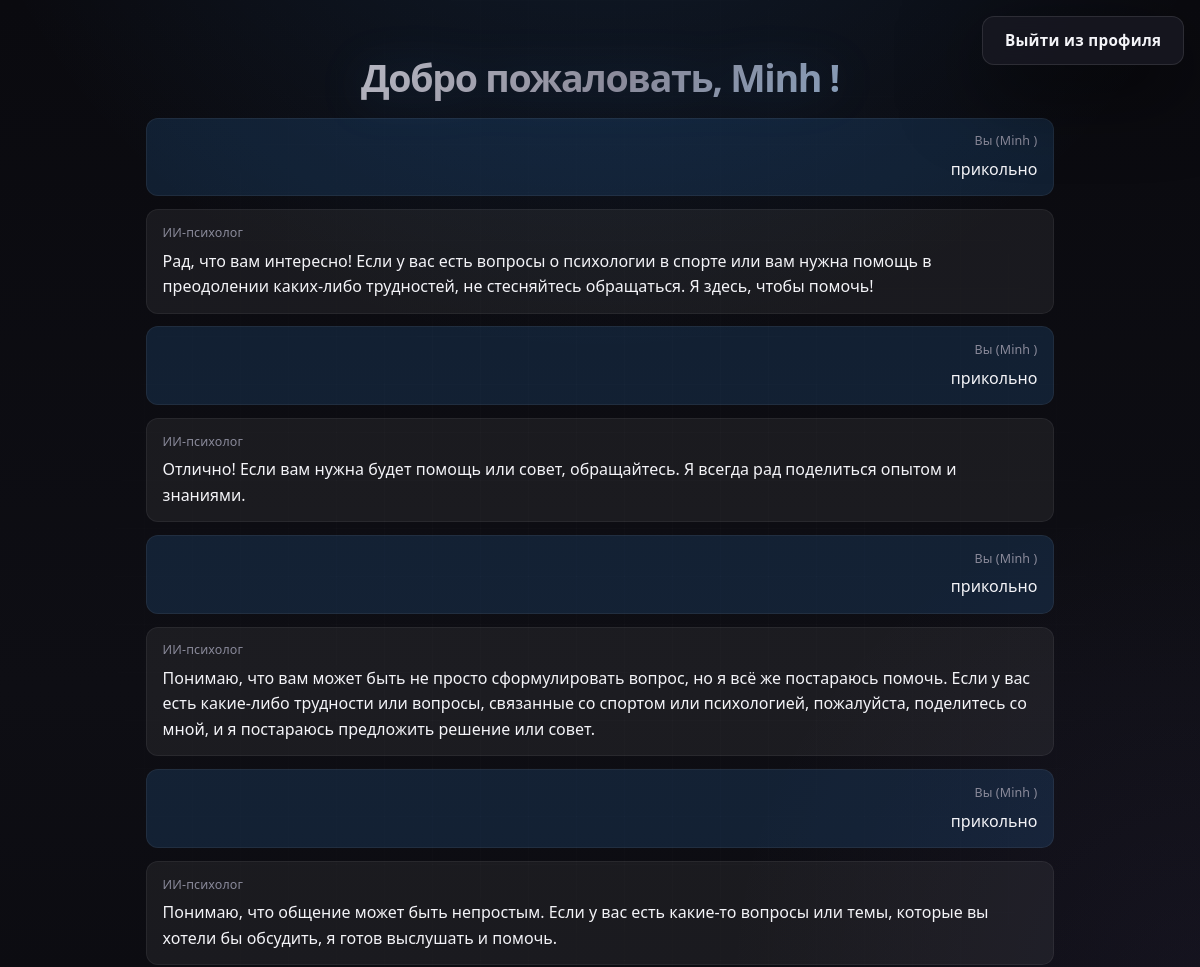
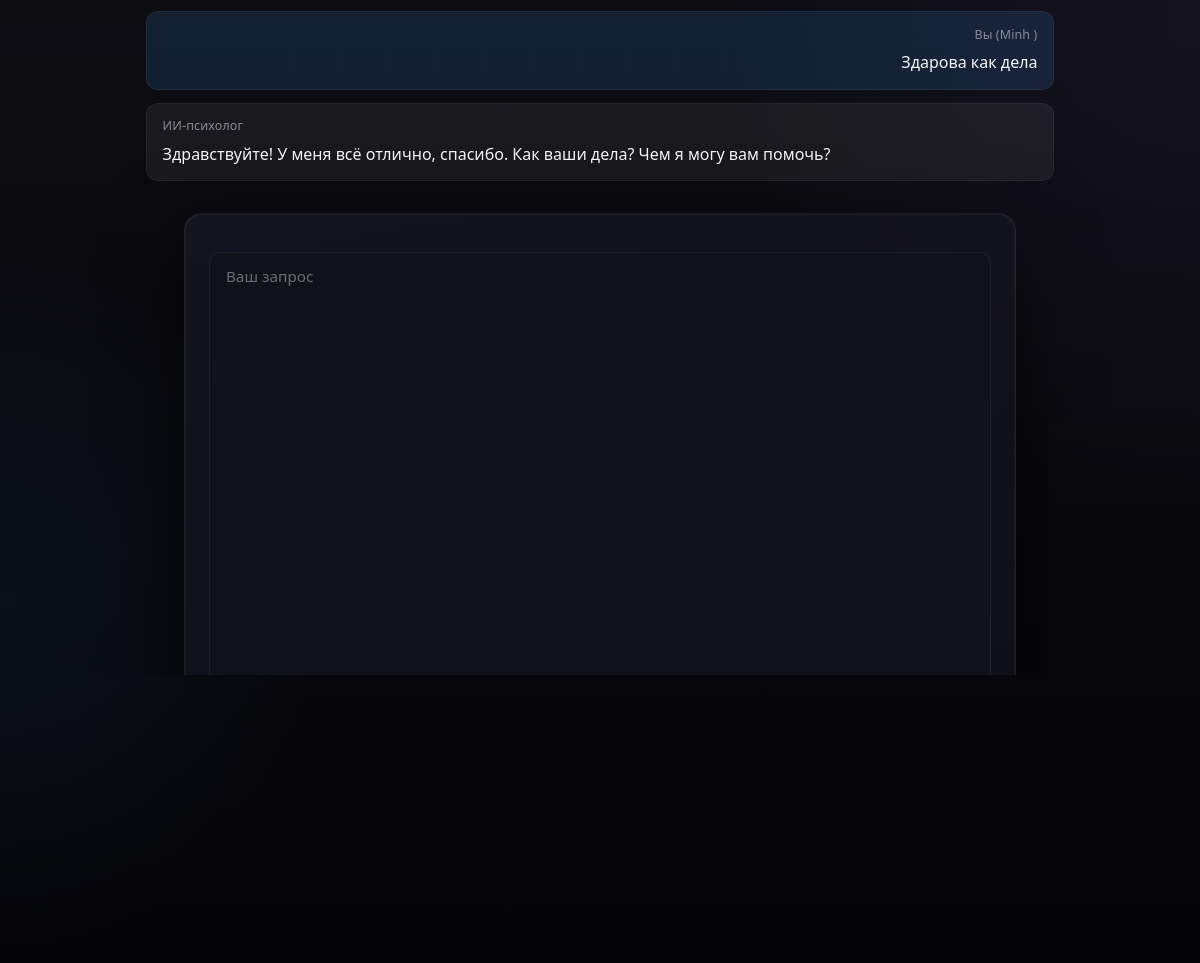
The app's page /autorization (signed in) with its own data (2 pictures, top to bottom).
### tables this page shows
CREATE TABLE data(
                id INTEGER PRIMARY KEY AUTOINCREMENT, 
                login TEXT,
                role TEXT,
                answer TEXT
                );

CREATE TABLE users(
                id INTEGER PRIMARY KEY AUTOINCREMENT, 
                name TEXT, 
                login TEXT,
                password TEXT);

### app/__init__.py (the view)
    @app.route('/autorization', methods=['GET','POST'])
    def autorization():
        if request.method == 'POST':
            login = request.form['login']
            password = request.form['password']
            hash = get_hash(login)
            if hash != None and check_password(password, hash):
                session['login'] = login
                info = load_messages(login)
                return render_template('page.html', name=get_name(login), info=info)
            else:
                return render_template('errors.html', problem = 'Логин и пароль не нашлись')
        else:
            if 'login' in session:
                return render_template('page.html', name=get_name(session['login']), info=load_messages(session['login']))
            else:
                return 'У вас нет доступа, авторизуйтесь'

### app/ai.py (called while the page is built)
def load_history(login):
    history = memory.copy()
    history.extend(get_data(login))
    return history

def load_messages(login):
    history = load_history(login)
    history.pop(0)
    return history

### database/logic_db.py (called while the page is built)
def get_data(login):
    con = sqlite3.connect('users.db')
    cur = con.cursor()
    result = cur.execute('''SELECT role, answer FROM data where login = ?''', (login,)).fetchall()
    if result is None:
        return 'Ошибочка'
    ls = []
    for role, answer in result:
        ls.append({'role': role, 'text': answer})
    return ls

def get_name(login):
    con = sqlite3.connect('users.db')
    cur = con.cursor()
    result = cur.execute('''SELECT name FROM users where login = ?''', (login,)).fetchone()
    if result is None:
        return 'Ошибочка'
    return result[0]

### app/templates/page.html (shortened to what this page needs)
<!DOCTYPE html>
<html lang="en">
<head>
    <link rel="stylesheet" href="{{url_for('static', filename = 'style.css')}}">
</head>
<body>
    <h1>Добро пожаловать, {{name}}!</h1>
    <form action="/exit" method="post">
        <button type="submit">Выйти из профиля</button>
    </form>
    <div class = 'res'>
        {% for text in info %}
        <div class="msg {{ text.role }}">
            {% if text.role == 'user' %}
            <div class="author">Вы ({{ name }})</div>
            {% else %}
            <div class="author">ИИ-психолог</div>
            {% endif %}
            <p>{{ text.text }}</p>
        </div>
        {% endfor %}
    </div>
    <form action="/response" method="post">
        <textarea name="responsible" id="responsible" placeholder="Ваш запрос" rows="25"></textarea>
        <button type="submit">Отправить</button>
    </form>
</body>
</html>

### records on screen
data: text "прикольно"
users: name "Minh"
data: role "ИИ-психолог", text "Рад, что вам интересно! Если у вас есть вопросы о психологии в спорте или вам нужна помощь в преодолении каких-либо трудностей, не стесняйтесь обращаться. Я здесь, чтобы помочь!"
data: text "прикольно"
data: role "ИИ-психолог", text "Отлично! Если вам нужна будет помощь или совет, обращайтесь. Я всегда рад поделиться опытом и знаниями."
data: text "прикольно"
data: role "ИИ-психолог", text "Понимаю, что вам может быть не просто сформулировать вопрос, но я всё же постараюсь помочь. Если у вас есть какие-либо трудности или вопросы, связанные со спортом или психологией, пожалуйста, поделитесь со мной, и я постараюсь предложить решение или совет."
data: text "прикольно"
data: role "ИИ-психолог", text "Понимаю, что общение может быть непростым. Если у вас есть какие-то вопросы или темы, которые вы хотели бы обсудить, я готов выслушать и помочь."
data: text "Здарова как дела"
data: role "ИИ-психолог", text "Здравствуйте! У меня всё отлично, спасибо. Как ваши дела? Чем я могу вам помочь?"
